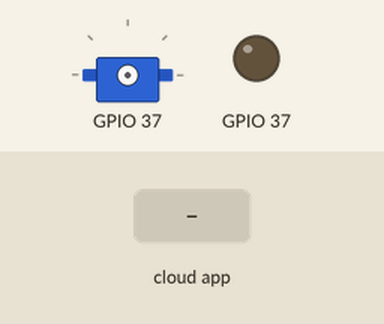
Recording of a program running on a simulated ESP32-S3. Shown: servo, output pins drawn as LEDs (lit = HIGH). Inputs (shaded band) come from the test bench. The ROS host is connected and sends only what is stated; servo pulses on a pin are drawn as a servo (544–2400 µs = 0–180°).

Above: at 3.7 s.
3.8 s: the phone or cloud app sets set_servo_us to 1
5.3 s: the phone or cloud app sets set_servo_us to 0
At 5.6 s:
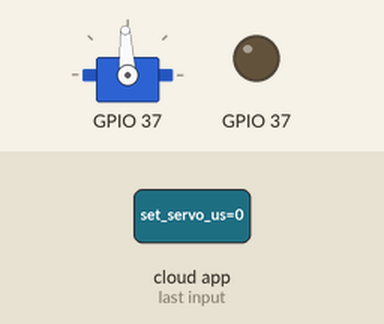
Timing chart, 0 to 8.3 s (numbered marks = the images above; inputs shaded):
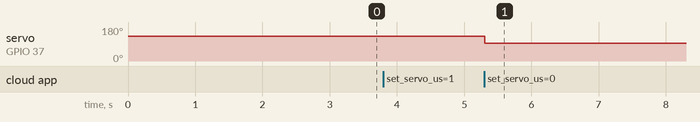

The program:

main.cpp
```cpp
#include <Arduino.h>
#include <micro_ros_platformio.h>

#include <rcl/rcl.h>
#include <rclc/rclc.h>
#include <rclc/executor.h>

#include <std_msgs/msg/int32.h>
#include <FreeRTOS.h>
#include <queue.h>
#include <ESP32Servo.h>
#include "actuators/pos_controller.hpp"

#include "main.hpp"

#if !defined(MICRO_ROS_TRANSPORT_ARDUINO_SERIAL)
#error This example is only avaliable for Arduino framework with serial transport.
#endif

const int DEBUG_LED = 2;
const int LATCH_CLOSED_US = 1500; //needs to be changed
const int LATCH_OPEN_US = 1900; //also needs to be changed

rcl_subscription_t servo_subscriber;
std_msgs__msg__Int32 servo_msg;

rclc_executor_t executor;
rclc_support_t support;
rcl_allocator_t allocator;
rcl_node_t node;

#define RCCHECK(fn) { rcl_ret_t temp_rc = fn; if((temp_rc != RCL_RET_OK)){ \
  digitalWrite(DEBUG_LED, HIGH); \
  error_loop(); \
}}
#define RCSOFTCHECK(fn) { rcl_ret_t temp_rc = fn; if((temp_rc != RCL_RET_OK)){}}

// Error handle loop
void error_loop() {
  while(1) {
    delay(100);
  }
}


PosController servo(37, 4, 500, 2400); // pin, channel, lbound, ubound should only respond to 546-2383
// channels 0-3 (pump) use same hardware clock, 4-7 on another?

void servo_callback(const void *msgin) {
  const std_msgs__msg__Int32 * msg = (const std_msgs__msg__Int32 *) msgin;

  if (msg->data == 0) {
    servo.setUs(LATCH_CLOSED_US);
  }
  else if (msg->data == 1) {
    servo.setUs(LATCH_OPEN_US);
  }
}
void setup() {
  Serial.begin(115200);

  // spawn servoTask and pumpTask
  servo.setup(LATCH_CLOSED_US);
  BaseType_t servoTask = xTaskCreate(PosController::vMonitorTask, "servoTask", 4096, &servo, 1, NULL);


  // Microros setup
  delay(500);
  set_microros_serial_transports(Serial);
  delay(2000);
  allocator = rcl_get_default_allocator();
  RCCHECK(rclc_support_init(&support, 0, NULL, &allocator));
  RCCHECK(rclc_node_init_default(&node, "micro_ros_water_payload_node", "", &support));

  // Create publishers

  RCCHECK(rclc_subscription_init_default(
    &servo_subscriber,
    &node,
    ROSIDL_GET_MSG_TYPE_SUPPORT(std_msgs, msg, Int32),
    "set_servo_us"));

  // Create executors
  RCCHECK(rclc_executor_init(&executor, &support.context, 1, &allocator));
  RCCHECK(rclc_executor_add_subscription(&executor, &servo_subscriber, &servo_msg, &servo_callback, ON_NEW_DATA));

  servo_msg.data = center_us;
}

void loop() {
  delay(10);
  RCSOFTCHECK(rclc_executor_spin(&executor));
}
```

actuators.cpp
```cpp
#include "pos_controller.hpp"

PosController::PosController(int pin_, int channel_, int lbound_, int ubound_)
    : pin(pin_), channel(channel_), lbound(lbound_), ubound(ubound_) {
    freq = 50;      // Servos run at 50Hz
    resolution = 14;     // 14-bit resolution (0 to 16383)
}

// Method to set up the servo
void PosController::setup(int initial_us = 1465) {
    duty = constrain(initial_us, lbound, ubound);
    servoQueue = xQueueCreate(8, sizeof(int));

    // Servo setup with LEDC
    ledcSetup(channel, freq, resolution);
    ledcAttachPin(pin, channel);
}

void PosController::setUs(int target_) { // degrees per second, ms per step
    int target = constrain(target_, lbound, ubound);
    if(target == duty) return;

    if (servoQueue) {
        // Convert microseconds to duty cycle  (Target US / 20,000 Total Period US) * Max Resolution Ticks
        duty = (target * 16384) / 20000;
        xQueueSend(servoQueue, &duty, 0);
    }
}

void PosController::setAngle(double angle, int servo_angle_param) {
    double target = 1464.5 + angle * 1837 / (servo_angle_param * 1.25);
    setUs(target);
}

void PosController::vMonitorTask(void *pv) {
    PosController* self = static_cast<PosController*>(pv);
    uint32_t duty_local;
    while(1) {
        if (xQueueReceive(self->servoQueue, &duty_local, pdMS_TO_TICKS(100)) == pdTRUE) {
            ledcWrite(self->channel, duty_local);
        }
        // Yield to let the ESP32 manage background wifi/serial/watchdog
        vTaskDelay(pdMS_TO_TICKS(1));
    }
}
```

main.hpp
```cpp
#ifndef MAIN_HPP
#define MAIN_HPP

int pin = 1;
int center_us = 1465;
int increment = 50; // us per step
int period = 20; // ms per step
int servo_angle_param = 255; // whatever the parameter is set to in the USB link
int lbound = 546;
int ubound = 2383;

#endif // MAIN_HPP
```

pos_controller.cpp
```cpp
#include "pos_controller.hpp"

PosController::PosController(int pin_, int channel_, int lbound_, int ubound_)
    : pin(pin_), channel(channel_), lbound(lbound_), ubound(ubound_) {
    freq = 50;      // Servos run at 50Hz
    resolution = 14;     // 14-bit resolution (0 to 16383)
}

// Method to set up the servo
void PosController::setup(int initial_us = 1465) {
    duty = constrain(initial_us, lbound, ubound);
    servoQueue = xQueueCreate(8, sizeof(int));

    // Servo setup with LEDC
    ledcSetup(channel, freq, resolution);
    ledcAttachPin(pin, channel);
}

void PosController::setUs(int target_) { // degrees per second, ms per step
    int target = constrain(target_, lbound, ubound);
    if(target == duty) return;

    if (servoQueue) {
        // Convert microseconds to duty cycle  (Target US / 20,000 Total Period US) * Max Resolution Ticks
        duty = (target * 16384) / 20000;
        xQueueSend(servoQueue, &duty, 0);
    }
}

void PosController::setAngle(double angle, int servo_angle_param) {
    double target = 1464.5 + angle * 1837 / (servo_angle_param * 1.25);
    setUs(target);
}

void PosController::vMonitorTask(void *pv) {
    PosController* self = static_cast<PosController*>(pv);
    uint32_t duty_local;
    while(1) {
        if (xQueueReceive(self->servoQueue, &duty_local, pdMS_TO_TICKS(100)) == pdTRUE) {
            ledcWrite(self->channel, duty_local);
        }
        // Yield to let the ESP32 manage background wifi/serial/watchdog
        vTaskDelay(pdMS_TO_TICKS(1));
    }
}
```

pos_controller.hpp
```cpp
#ifndef POS_CONTROLLER_HPP
#define POS_CONTROLLER_HPP
#include <Arduino.h>
#include <ESP32Servo.h>

class PosController {
public:
    PosController(int pin_, int channel_, int lbound_, int ubound_);
    void setup(int initial_us);
    void setUs(int target);
    void setAngle(double angle, int servo_angle_param);
    static void vMonitorTask(void *pv);
private:
    int pin;
    int channel = 4;
    int freq = 50;
    int resolution = 14;
    uint32_t duty;
    int lbound; // lower bound in microseconds
    int ubound; // upper bound in microseconds
    QueueHandle_t servoQueue;
};

#endif // POS_CONTROLLER_HPP
```

Measured:
- after the input at 5.3 s, servo on GPIO 37: 131° → 93° at once
